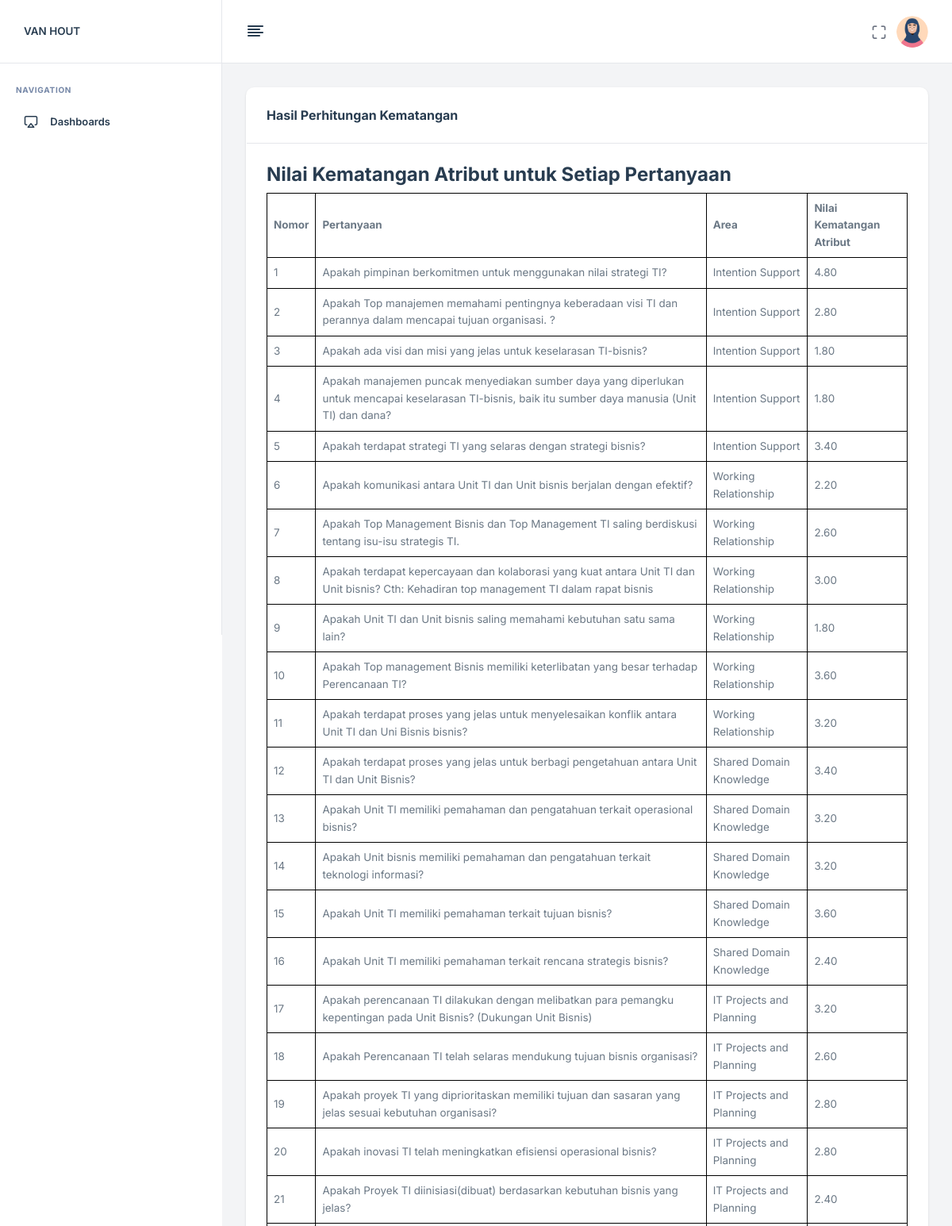
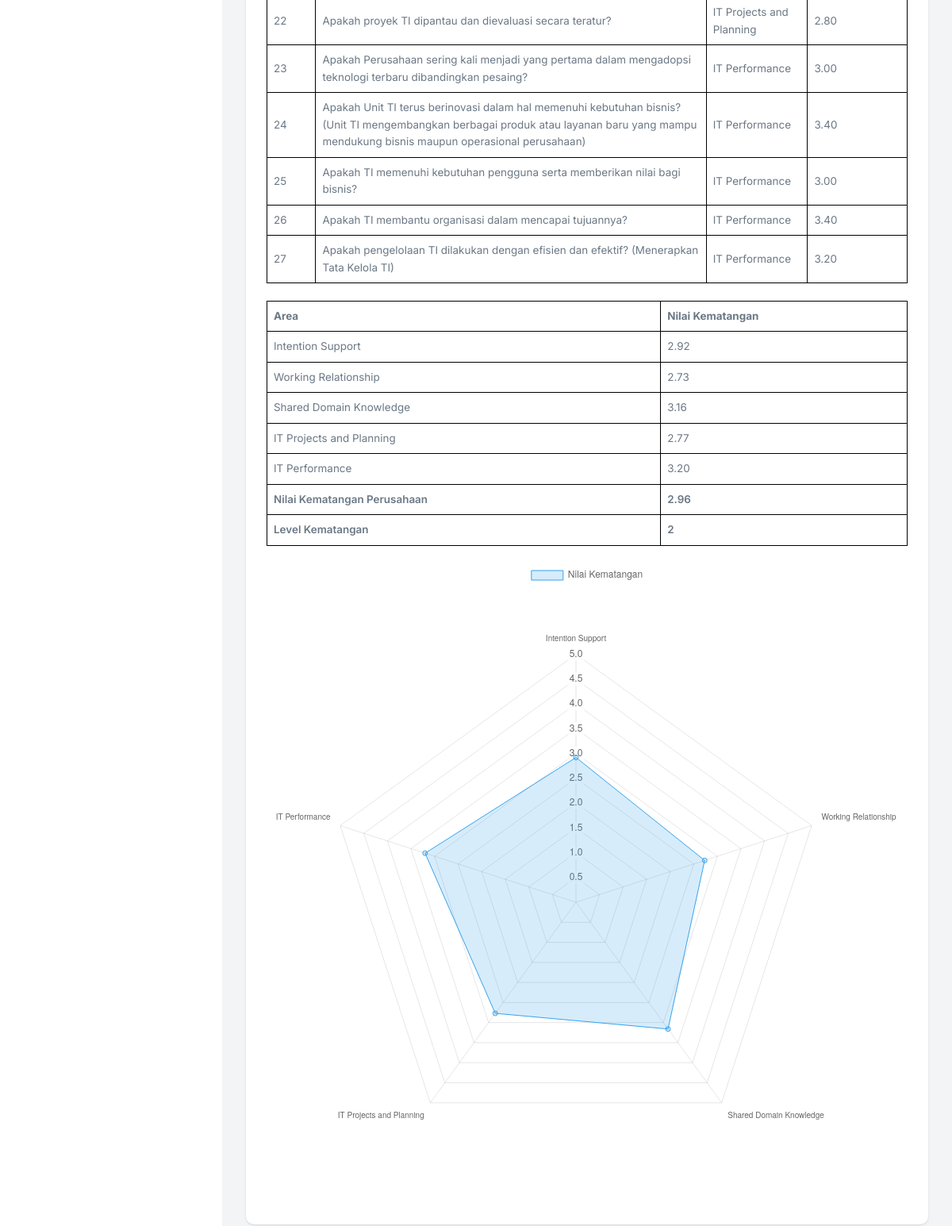
Page /views/hasil.php on the committed database (2 pictures, top to bottom).
### tables this page shows
CREATE TABLE `jawaban` (
  `id_jawaban` int(11) NOT NULL,
  `respondents_id` int(11) NOT NULL,
  `kuesioner_id` int(11) NOT NULL,
  `jawaban` varchar(255) NOT NULL
);

CREATE TABLE `kuesioner` (
  `id_kuesioner` int(11) NOT NULL,
  `area_id` int(11) NOT NULL,
  `pertanyaan` varchar(255) NOT NULL
);

CREATE TABLE `area` (
  `id_area` int(11) NOT NULL,
  `nama_area` varchar(255) NOT NULL
);

### views/hasil.php (the view, shortened to what this page needs)
<?php
include '../config/database.php';
$stmt = $conn->prepare('SELECT j.*, k.pertanyaan, k.area_id, a.nama_area FROM jawaban j JOIn kuesioner k ON j.kuesioner_id = k.id_kuesioner JOIN area a ON k.area_id = a.id_area');
$stmt->execute();
$jawaban_result = $stmt->get_result();
$jawaban_data = $jawaban_result->fetch_all(MYSQLI_ASSOC);
$skor_mapping = [
    'Sangat Tidak Setuju' => 1,
    'Tidak Setuju' => 2,
    'Netral' => 3,
    'Setuju' => 4,
    'Sangat Setuju' => 5,
];
$skor_pertanyaan = [];
foreach ($jawaban_data as $jawaban) {
    $kuesioner_id = $jawaban['kuesioner_id'];
    $skor = $skor_mapping[$jawaban['jawaban']];
    if (!isset($skor_pertanyaan[$kuesioner_id])) {
        $skor_pertanyaan[$kuesioner_id] = [];
    }
    $skor_pertanyaan[$kuesioner_id][] = $skor;
}
$nilai_kematangan_atribut = [];
foreach ($skor_pertanyaan as $kuesioner_id => $skors) {
    $nilai_kematangan_atribut[$kuesioner_id] = array_sum($skors) / count($skors);
}
$area_mapping = [];
foreach ($jawaban_data as $jawaban) {
    $area_name = $jawaban['nama_area'];
    $kuesioner_id = $jawaban['kuesioner_id'];
    if (!isset($area_mapping[$area_name])) {
        $area_mapping[$area_name] = [];
    }
    if (isset($nilai_kematangan_atribut[$kuesioner_id])) {
        $area_mapping[$area_name][$kuesioner_id] = $nilai_kematangan_atribut[$kuesioner_id];
    }
}
$nilai_kematangan_area = [];
foreach ($area_mapping as $area_name => $kuesioner_data) {
    $total_skor = array_sum($kuesioner_data);
    $jumlah_pertanyaan = count($kuesioner_data);
    if ($jumlah_pertanyaan > 0) {
        $nilai_kematangan_area[$area_name] = $total_skor / $jumlah_pertanyaan;
    } else {
        $nilai_kematangan_area[$area_name] = 0;
    }
}
$total_nilai_kematangan = array_sum($nilai_kematangan_area);
$jumlah_area = count($nilai_kematangan_area);
$nilai_kematangan_perusahaan = $jumlah_area > 0 ? $total_nilai_kematangan / $jumlah_area : 0;
if ($nilai_kematangan_perusahaan >= 0 && $nilai_kematangan_perusahaan <= 1.99) {
    $level_kematangan = 1;
} elseif ($nilai_kematangan_perusahaan >= 2.0 && $nilai_kematangan_perusahaan <= 2.99) {
    $level_kematangan = 2;
} elseif ($nilai_kematangan_perusahaan >= 3.0 && $nilai_kematangan_perusahaan <= 3.99) {
    $level_kematangan = 3;
} elseif ($nilai_kematangan_perusahaan >= 4.0 && $nilai_kematangan_perusahaan <= 4.99) {
    $level_kematangan = 4;
} elseif ($nilai_kematangan_perusahaan == 5.0) {
    $level_kematangan = 5;
}
?>
<!DOCTYPE html>
<html lang="en">
<head>
    <?php include 'partials/scripts.php'; ?>
</head>
<body>
    <?php include 'partials/navigation_menu.php'; ?>
    <?php include 'partials/header.php'; ?>
    <main class="nxl-container">
        <div class="nxl-content">
            <div class="main-content">
                <div class="row">
                    <div class="col-lg-12">
                        <div class="card stretch stretch-full">
                            <div class="card-header d-flex justify-content-between align-items-center">
                                <h5 class="card-title">Hasil Perhitungan Kematangan</h5>
                            </div>
                            <div class="card-body">
                                <div>
                                    <h3>Nilai Kematangan Atribut untuk Setiap Pertanyaan</h3>
                                    <table>
                                        <thead>
                                            <tr>
                                                <th>Nomor</th>
                                                <th>Pertanyaan</th>
                                                <th>Area</th>
                                                <th>Nilai Kematangan Atribut</th>
                                            </tr>
                                        </thead>
                                        <tbody>
                                            <?php
                                            $no = 1;
                                            $pertanyaan_ids = [];
                                            foreach ($jawaban_data as $jawaban) {
                                                $kuesioner_id = $jawaban['kuesioner_id'];
                                                if (!in_array($kuesioner_id, $pertanyaan_ids)) {
                                                    $pertanyaan_ids[] = $kuesioner_id;
                                            ?>
                                            <tr>
                                                <td><?php echo $no; ?></td>
                                                <td><?php echo htmlspecialchars($jawaban['pertanyaan']); ?></td>
                                                <td><?php echo htmlspecialchars($jawaban['nama_area']); ?></td>
                                                <td><?php echo number_format($nilai_kematangan_atribut[$kuesioner_id], 2); ?>
                                                </td>
                                            </tr>
                                            <?php
                                            $no++;
                                                }
                                            }
                                            ?>
                                        </tbody>
                                    </table>
                                    <br>
                                    <table border="1">
                                        <thead>
                                            <tr>
                                                <th>Area</th>
                                                <th>Nilai Kematangan</th>
                                            </tr>
                                        </thead>
                                        <tbody>
                                            <?php foreach ($nilai_kematangan_area as $area => $nilai) { ?>
                                            <tr>
                                                <td><?php echo htmlspecialchars($area); ?></td>
                                                <td><?php echo number_format($nilai, 2); ?></td>
                                            </tr>
                                            <?php } ?>
                                            <tr>
                                                <td><strong>Nilai Kematangan Perusahaan</strong></td>
                                                <td><strong><?php echo number_format($nilai_kematangan_perusahaan, 2); ?></strong>
                                                </td>
                                            </tr>
                                            <tr>
                                                <td><strong>Level Kematangan</strong></td>
                                                <td><strong><?php echo $level_kematangan; ?></strong></td>
                                            </tr>
                                        </tbody>
                                    </table>
                                    <br>
                                    <canvas id="maturityChart" width="400" height="200"></canvas>
                                </div>
                            </div>
                        </div>
                    </div>
                </div>
            </div>
        </div>
    </main>
    <script>
    document.addEventListener('DOMContentLoaded', (event) => {
        var ctx = document.getElementById('maturityChart').getContext('2d');
        var maturityChart = new Chart(ctx, {
            type: 'radar',
            data: {
                labels: [<?php foreach ($nilai_kematangan_area as $area => $nilai) {
                    echo '"' . htmlspecialchars($area) . '", ';
                } ?>],
                datasets: [{
                    label: 'Nilai Kematangan',
                    data: [<?php foreach ($nilai_kematangan_area as $nilai) {
                        echo number_format($nilai, 2) . ', ';
                    } ?>],
                    backgroundColor: 'rgba(54, 162, 235, 0.2)',
                    borderColor: 'rgba(54, 162, 235, 1)',
                    borderWidth: 1
                }]
            },
            options: {
                scales: {
                    r: {
                        beginAtZero: true,
                        max: 5
                    }
                }
            }
        });
    });
    </script>
</body>
</html>

### views/hasil.php (style rules this page uses)
table { width: 100%; border-collapse: collapse; }
table, th, td { border: 1px solid black; }
th, td { padding: 8px; text-align: left; }

### rows in the picture
jawaban: kuesioner.pertanyaan "Apakah pimpinan berkomitmen untuk menggunakan nilai strategi TI?", area.nama_area "Intention Support", kuesioner "4.80"
jawaban: kuesioner.pertanyaan "Apakah Top manajemen memahami pentingnya keberadaan visi TI dan perannya dalam mencapai tujuan organisasi. ?", area.nama_area "Intention Support", kuesioner "2.80"
jawaban: kuesioner.pertanyaan "Apakah ada visi dan misi yang jelas untuk keselarasan TI-bisnis?", area.nama_area "Intention Support", kuesioner "1.80"
jawaban: kuesioner.pertanyaan "Apakah manajemen puncak menyediakan sumber daya yang diperlukan untuk mencapai keselarasan TI-bisnis, baik itu sumber daya manusia (Unit TI) dan dana?", area.nama_area "Intention Support", kuesioner "1.80"
jawaban: kuesioner.pertanyaan "Apakah terdapat strategi TI yang selaras dengan strategi bisnis?", area.nama_area "Intention Support", kuesioner "3.40"
jawaban: kuesioner.pertanyaan "Apakah komunikasi antara Unit TI dan Unit bisnis berjalan dengan efektif?", area.nama_area "Working Relationship", kuesioner "2.20"
jawaban: kuesioner.pertanyaan "Apakah Top Management Bisnis dan Top Management TI saling berdiskusi tentang isu-isu strategis TI.", area.nama_area "Working Relationship", kuesioner "2.60"
jawaban: kuesioner.pertanyaan "Apakah terdapat kepercayaan dan kolaborasi yang kuat antara Unit TI dan Unit bisnis? Cth: Kehadiran top management TI dalam rapat bisnis", area.nama_area "Working Relationship", kuesioner "3.00"
jawaban: kuesioner.pertanyaan "Apakah Unit TI dan Unit bisnis saling memahami kebutuhan satu sama lain?", area.nama_area "Working Relationship", kuesioner "1.80"
jawaban: kuesioner.pertanyaan "Apakah Top management Bisnis memiliki keterlibatan yang besar terhadap Perencanaan TI?", area.nama_area "Working Relationship", kuesioner "3.60"
jawaban: kuesioner.pertanyaan "Apakah terdapat proses yang jelas untuk menyelesaikan konflik antara Unit TI dan Uni Bisnis bisnis?", area.nama_area "Working Relationship", kuesioner "3.20"
jawaban: kuesioner.pertanyaan "Apakah terdapat proses yang jelas untuk berbagi pengetahuan antara Unit TI dan Unit Bisnis?", area.nama_area "Shared Domain Knowledge", kuesioner "3.40"
jawaban: kuesioner.pertanyaan "Apakah Unit TI memiliki pemahaman dan pengatahuan terkait operasional bisnis?", area.nama_area "Shared Domain Knowledge", kuesioner "3.20"
jawaban: kuesioner.pertanyaan "Apakah Unit bisnis memiliki pemahaman dan pengatahuan terkait teknologi informasi?", area.nama_area "Shared Domain Knowledge", kuesioner "3.20"
jawaban: kuesioner.pertanyaan "Apakah Unit TI memiliki pemahaman terkait tujuan bisnis?", area.nama_area "Shared Domain Knowledge", kuesioner "3.60"
jawaban: kuesioner.pertanyaan "Apakah Unit TI memiliki pemahaman terkait rencana strategis bisnis?", area.nama_area "Shared Domain Knowledge", kuesioner "2.40"
jawaban: kuesioner.pertanyaan "Apakah perencanaan TI dilakukan dengan melibatkan para pemangku kepentingan pada Unit Bisnis? (Dukungan Unit Bisnis)", area.nama_area "IT Projects and Planning", kuesioner "3.20"
jawaban: kuesioner.pertanyaan "Apakah Perencanaan TI telah selaras mendukung tujuan bisnis organisasi?", area.nama_area "IT Projects and Planning", kuesioner "2.60"
jawaban: kuesioner.pertanyaan "Apakah proyek TI yang diprioritaskan memiliki tujuan dan sasaran yang jelas sesuai kebutuhan organisasi?", area.nama_area "IT Projects and Planning", kuesioner "2.80"
jawaban: kuesioner.pertanyaan "Apakah inovasi TI telah meningkatkan efisiensi operasional bisnis?", area.nama_area "IT Projects and Planning", kuesioner "2.80"
jawaban: kuesioner.pertanyaan "Apakah Proyek TI diinisiasi(dibuat) berdasarkan kebutuhan bisnis yang jelas?", area.nama_area "IT Projects and Planning", kuesioner "2.40"
jawaban: kuesioner.pertanyaan "Apakah proyek TI dipantau dan dievaluasi secara teratur?", area.nama_area "IT Projects and Planning", kuesioner "2.80"
jawaban: kuesioner.pertanyaan "Apakah Perusahaan sering kali menjadi yang pertama dalam mengadopsi teknologi terbaru dibandingkan pesaing?", area.nama_area "IT Performance", kuesioner "3.00"
jawaban: kuesioner.pertanyaan "Apakah Unit TI terus berinovasi dalam hal memenuhi kebutuhan bisnis? (Unit TI mengembangkan berbagai produk atau layanan baru yang mampu mendukung bisnis maupun operasional perusahaan)", area.nama_area "IT Performance", kuesioner "3.40"
jawaban: kuesioner.pertanyaan "Apakah TI memenuhi kebutuhan pengguna serta memberikan nilai bagi bisnis?", area.nama_area "IT Performance", kuesioner "3.00"
jawaban: kuesioner.pertanyaan "Apakah TI membantu organisasi dalam mencapai tujuannya?", area.nama_area "IT Performance", kuesioner "3.40"
jawaban: kuesioner.pertanyaan "Apakah pengelolaan TI dilakukan dengan efisien dan efektif? (Menerapkan Tata Kelola TI)", area.nama_area "IT Performance", kuesioner "3.20"

### other values in the picture
$area "Intention Support"
$nilai "2.92"
$area "Working Relationship"
$nilai "2.73"
$area "Shared Domain Knowledge"
$nilai "3.16"
$area "IT Projects and Planning"
$nilai "2.77"
$area "IT Performance"
$nilai "3.20"
$nilai_kematangan_perusahaan "2.96"
$level_kematangan "2"
chart data {{ $area }} Intention Support, Working Relationship, Shared Domain Knowledge, IT Projects and Planning, IT Performance
chart data {{ $nilai }} 2.92, 2.73, 3.16, 2.77, 3.20
